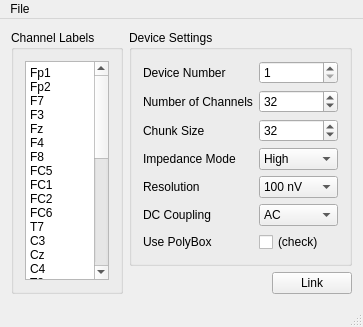
<?xml version="1.0" encoding="UTF-8"?>
<ui version="4.0">
 <class>MainWindow</class>
 <widget class="QMainWindow" name="MainWindow">
  <property name="geometry">
   <rect>
    <x>0</x>
    <y>0</y>
    <width>317</width>
    <height>302</height>
   </rect>
  </property>
  <property name="windowTitle">
   <string>BrainAmpSeries Connector</string>
  </property>
  <widget class="QWidget" name="centralWidget">
   <layout class="QHBoxLayout" name="horizontalLayout_2">
    <item>
     <widget class="QGroupBox" name="groupBox_2">
      <property name="title">
       <string>Channel Labels</string>
      </property>
      <layout class="QGridLayout" name="gridLayout">
       <item row="0" column="0">
        <widget class="QPlainTextEdit" name="channelLabels">
         <property name="plainText">
          <string>Fp1
Fp2
F7
F3
Fz
F4
F8
FC5
FC1
FC2
FC6
T7
C3
Cz
C4
T8
TP9
CP5
CP1
CP2
CP6
TP10
P7
P3
Pz
P4
P8
PO9
O1
Oz
O2
PO10 </string>
         </property>
        </widget>
       </item>
      </layout>
     </widget>
    </item>
    <item>
     <layout class="QVBoxLayout" name="verticalLayout">
      <item>
       <widget class="QGroupBox" name="groupBox">
        <property name="title">
         <string>Device Settings</string>
        </property>
        <layout class="QFormLayout" name="formLayout">
         <property name="fieldGrowthPolicy">
          <enum>QFormLayout::AllNonFixedFieldsGrow</enum>
         </property>
         <item row="0" column="0">
          <widget class="QLabel" name="label_4">
           <property name="text">
            <string>Device Number</string>
           </property>
          </widget>
         </item>
         <item row="0" column="1">
          <widget class="QSpinBox" name="deviceNumber">
           <property name="toolTip">
            <string>The number of the USB device (if multiple); the first one is #1.</string>
           </property>
           <property name="minimum">
            <number>1</number>
           </property>
           <property name="maximum">
            <number>256</number>
           </property>
          </widget>
         </item>
         <item row="1" column="0">
          <widget class="QLabel" name="label_2">
           <property name="text">
            <string>Number of Channels</string>
           </property>
          </widget>
         </item>
         <item row="1" column="1">
          <widget class="QSpinBox" name="channelCount">
           <property name="toolTip">
            <string>This must match the number of entries in the channel list</string>
           </property>
           <property name="minimum">
            <number>1</number>
           </property>
           <property name="maximum">
            <number>256</number>
           </property>
           <property name="value">
            <number>32</number>
           </property>
          </widget>
         </item>
         <item row="3" column="0">
          <widget class="QLabel" name="label_3">
           <property name="text">
            <string>Impedance Mode</string>
           </property>
          </widget>
         </item>
         <item row="3" column="1">
          <widget class="QComboBox" name="impedanceMode">
           <property name="toolTip">
            <string>The default setting is to operate in high-impedance mode (less need for perfect electrode contact)</string>
           </property>
           <item>
            <property name="text">
             <string>High</string>
            </property>
           </item>
           <item>
            <property name="text">
             <string>Low</string>
            </property>
           </item>
          </widget>
         </item>
         <item row="4" column="0">
          <widget class="QLabel" name="label_5">
           <property name="text">
            <string>Resolution</string>
           </property>
          </widget>
         </item>
         <item row="4" column="1">
          <widget class="QComboBox" name="resolution">
           <property name="toolTip">
            <string>Resolution of the measured signal</string>
           </property>
           <item>
            <property name="text">
             <string>100 nV</string>
            </property>
           </item>
           <item>
            <property name="text">
             <string>500 nV</string>
            </property>
           </item>
           <item>
            <property name="text">
             <string>10 µV</string>
            </property>
           </item>
           <item>
            <property name="text">
             <string>152.6 µV</string>
            </property>
           </item>
          </widget>
         </item>
         <item row="5" column="0">
          <widget class="QLabel" name="label_6">
           <property name="text">
            <string>DC Coupling</string>
           </property>
          </widget>
         </item>
         <item row="5" column="1">
          <widget class="QComboBox" name="dcCoupling">
           <property name="toolTip">
            <string>The default is AC</string>
           </property>
           <item>
            <property name="text">
             <string>AC</string>
            </property>
           </item>
           <item>
            <property name="text">
             <string>DC</string>
            </property>
           </item>
          </widget>
         </item>
         <item row="2" column="0">
          <widget class="QLabel" name="label">
           <property name="text">
            <string>Chunk Size</string>
           </property>
          </widget>
         </item>
         <item row="2" column="1">
          <widget class="QSpinBox" name="chunkSize">
           <property name="toolTip">
            <string>The number of samples per chunk emitted by the driver -- a small value will lead to lower overall latency but causes more CPU load</string>
           </property>
           <property name="minimum">
            <number>1</number>
           </property>
           <property name="maximum">
            <number>1024</number>
           </property>
           <property name="value">
            <number>32</number>
           </property>
          </widget>
         </item>
         <item row="6" column="0">
          <widget class="QLabel" name="label_7">
           <property name="text">
            <string>Use PolyBox</string>
           </property>
          </widget>
         </item>
         <item row="6" column="1">
          <widget class="QCheckBox" name="usePolyBox">
           <property name="toolTip">
            <string>If this is checked then the first 8 channels will hold the polybox signals; make sure to increase your channel count appropriately.</string>
           </property>
           <property name="text">
            <string>(check)</string>
           </property>
          </widget>
         </item>
        </layout>
       </widget>
      </item>
      <item>
       <spacer name="verticalSpacer">
        <property name="orientation">
         <enum>Qt::Vertical</enum>
        </property>
        <property name="sizeHint" stdset="0">
         <size>
          <width>20</width>
          <height>40</height>
         </size>
        </property>
       </spacer>
      </item>
      <item>
       <layout class="QHBoxLayout" name="horizontalLayout">
        <item>
         <spacer name="horizontalSpacer">
          <property name="orientation">
           <enum>Qt::Horizontal</enum>
          </property>
          <property name="sizeHint" stdset="0">
           <size>
            <width>40</width>
            <height>20</height>
           </size>
          </property>
         </spacer>
        </item>
        <item>
         <widget class="QPushButton" name="linkButton">
          <property name="text">
           <string>Link</string>
          </property>
         </widget>
        </item>
       </layout>
      </item>
     </layout>
    </item>
   </layout>
  </widget>
  <widget class="QMenuBar" name="menuBar">
   <property name="geometry">
    <rect>
     <x>0</x>
     <y>0</y>
     <width>317</width>
     <height>18</height>
    </rect>
   </property>
   <widget class="QMenu" name="menuFile">
    <property name="title">
     <string>File</string>
    </property>
    <addaction name="actionLoad_Configuration"/>
    <addaction name="actionSave_Configuration"/>
    <addaction name="separator"/>
    <addaction name="actionQuit_2"/>
   </widget>
   <addaction name="menuFile"/>
  </widget>
  <widget class="QStatusBar" name="statusBar"/>
  <action name="actionLoad_Configuration">
   <property name="text">
    <string>Load Configuration</string>
   </property>
  </action>
  <action name="actionSave_Configuration">
   <property name="text">
    <string>Save Configuration</string>
   </property>
  </action>
  <action name="actionQuit">
   <property name="text">
    <string>Quit</string>
   </property>
  </action>
  <action name="actionQuit_2">
   <property name="text">
    <string>Quit</string>
   </property>
  </action>
 </widget>
 <layoutdefault spacing="6" margin="11"/>
 <resources/>
 <connections/>
</ui>
